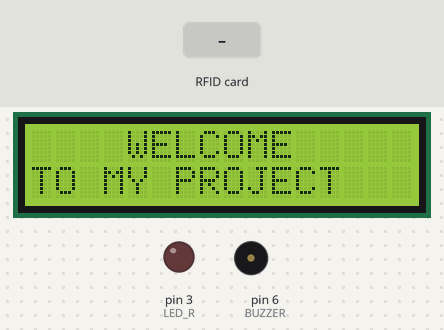
The sketch below on a simulated Arduino Uno, built with avr-gcc and run on an emulated ATmega328P. Shown: 16×2 character LCD, output pins drawn as LEDs (lit = HIGH), buzzer (waves = sounding). The test bench sets the inputs (shaded band). Pins used as bus, display or sensor lines are not drawn; what the sketch prints to the serial monitor is not drawn.

Above: at 0.3 s.
5.5 s: RFID card F3 68 2B 0E held to the reader
At 5.8 s:
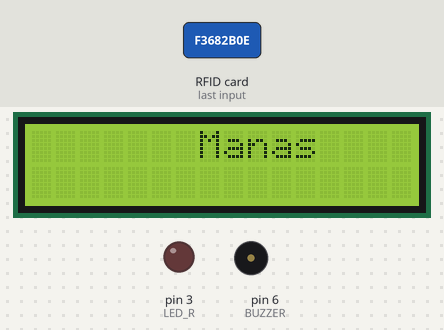
At 10.1 s:
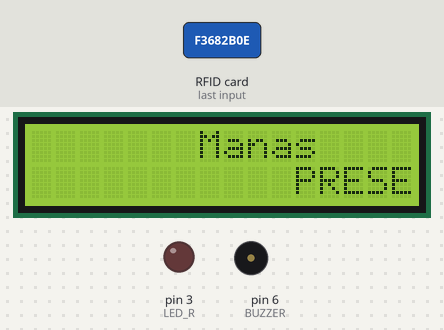
Timing chart, 0 to 11.6 s (numbered marks = the images above; inputs shaded):
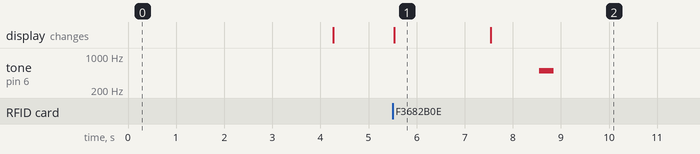

Measured:
- after the input at 5.5 s, tone on pin 6 (BUZZER): silent → 500 Hz after 3.0 s, → silent 0.30 s later; the display: changes at once (image 1)
- what the display in image 1 shows lasts 2.0 s, from 5.5 s to 7.5 s

The sketch:

RFID_sensor.ino
```cpp
//Viral Science
//RFID
#include <SPI.h>
#include <MFRC522.h>
#include <Servo.h>
#include <SPI.h>
#include <MFRC522.h>
#include <SoftwareSerial.h>
#include <ThreeWire.h>
#include <RtcDS1302.h>
#include <Keypad.h>
#include <DS3231.h>
#include <LiquidCrystal_I2C.h>
LiquidCrystal_I2C lcd(0x27, 16, 2);
SoftwareSerial sim(3, 2);


int state1 = 0;
int state2 = 0;
int state3 = 0;
int state4 = 0;
int state5 = 0;

#define SS_PIN 10
#define RST_PIN 9
 //define green LED pin
 //define red LED

int buttonPin = 8;
int buttonRead = 1;
MFRC522 mfrc522(SS_PIN, RST_PIN);   // Create MFRC522 instance.
#define LED_G 13
 #define RST_PIN    2
#define SDA_PIN    10
 #define LED_R 3
 #define BUZZER 6 //buzzer pin

ThreeWire myWire(11, 10, 12);        // DAT, CLK, RST
RtcDS1302<ThreeWire> Rtc(myWire);    // RTC Object


void setup()
{
  Serial.begin(9600);   // Initiate a serial communication
  // Push button code
  pinMode(buttonPin, INPUT);
  pinMode(LED_G, OUTPUT);
  pinMode(LED_R, OUTPUT);
  pinMode(BUZZER, OUTPUT);
  noTone(BUZZER);

  SPI.begin();      // Initiate  SPI bus
  mfrc522.PCD_Init();   // Initiate MFRC522

 lcd.init();
  lcd.backlight();
  lcd.clear();

  Rtc.Begin();

  RtcDateTime currentTime = RtcDateTime(__DATE__ , __TIME__);
  Rtc.SetDateTime(currentTime);

lcd.init();

  lcd.backlight();
  lcd.setCursor(0, 0);
  Serial.begin(9600);
  sim.begin(9600);
  SPI.begin();
  mfrc522.PCD_Init();

   lcd.setCursor(0, 0);
  lcd.print("    WELCOME    ");
  lcd.setCursor(0, 1);
  lcd.print("TO MY PROJECT");
  delay(4000);
  lcd.clear();

}
void loop()
{
  if ( ! mfrc522.PICC_IsNewCardPresent())
  {
    return;
  }
  // Select one of the cards
  if ( ! mfrc522.PICC_ReadCardSerial())
  {
    return;
  }
  //Show UID on serial monitor
  Serial.print("UID tag :");
  String content= "";
  byte letter;
  for (byte i = 0; i < mfrc522.uid.size; i++)
  {
     Serial.print(mfrc522.uid.uidByte[i] < 0x10 ? " 0" : " ");
     Serial.print(mfrc522.uid.uidByte[i], HEX);
     content.concat(String(mfrc522.uid.uidByte[i] < 0x10 ? " 0" : " "));
     content.concat(String(mfrc522.uid.uidByte[i], HEX));
  }
  Serial.println();
  Serial.print("ATTENDANCE SYS : ");
  content.toUpperCase();
  if (content.substring(1) == "F3 68 2B 0E"&& state1 == 0) //change here the UID of the card/cards that you want to give access
  {
    lcd.clear();
    lcd.setCursor(7, 0);
    lcd.print("Manas");
    lcd.setCursor(11, 1);
    delay(2000);
    lcd.print("PRESENT!! ");
    delay(500);
      lcd.print("Time: ");
    state1 = 1;

//Card UID: 23 66 A4 A6
    Serial.println("Authorized access");
    Serial.println();
    delay(500);
    digitalWrite(LED_G, HIGH);
    tone(BUZZER, 500);
    delay(300);
    noTone(BUZZER);
//    myServo.write(180);
    delay(5000);
//    myServo.write(0);
    digitalWrite(LED_G, LOW);
  }

else if (content.substring(1) == "F3 68 2B 0E" && state1 == 1) //change here the UID of the card/cards that you want to give access
   {
    lcd.clear();
    lcd.setCursor(7, 0);
    lcd.print("Manas");
    lcd.setCursor(11, 1);

    delay(2000);

    lcd.print("YOU ARE LATE!!");
     delay(500);
      lcd.print("Time: ");
    state1 = 0;
    Serial.println(" ABSENT");
    digitalWrite(LED_R, HIGH);
    tone(BUZZER, 300);
    delay(1000);
    digitalWrite(LED_R, LOW);
    noTone(BUZZER);
   }
    else if (content.substring(1) == "23 66 A4 A6" && state2 == 0) //change here the UID of the card/cards that you want to give access
  {
    lcd.clear();
    lcd.setCursor(7, 0);
    lcd.print("JUSTUS");
    lcd.setCursor(11, 1);
    delay(2000);
    lcd.print("PRESENT!! ");
    delay(500);
      lcd.print("Time: ");
    state1 = 1;
    Serial.println("Authorized ");
    Serial.println();
    delay(500);
    digitalWrite(LED_G, HIGH);
    tone(BUZZER, 500);
    delay(300);
    noTone(BUZZER);
//    myServo.write(180);
    delay(5000);
//    myServo.write(0);
    digitalWrite(LED_G, LOW);
  }

else if (content.substring(1) == "23 66 A4 A6" && state1 == 1) //change here the UID of the card/cards that you want to give access
   {
    lcd.clear();
    lcd.setCursor(7, 0);
    lcd.print("Manas");
    lcd.setCursor(11, 1);
    delay(2000);
    lcd.print("YOU ARE LATE!!");
     delay(500);
      lcd.print("Time: ");
    state1 = 0;
    Serial.println(" Access denied");
    digitalWrite(LED_R, HIGH);
    tone(BUZZER, 300);
    delay(1000);
    digitalWrite(LED_R, LOW);
    noTone(BUZZER);
 }
 }
```
